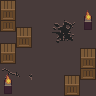

Below is a game level as drawn by its tile map, then a one-line description and the .tmx file that defines it, in full:
An orthogonal 6x6 tile map with 16x16 px tiles, 4 tile layers (Floor1, Floor2 (Decorations), Walls (Collidable), Items1 (Collidable)), 2 hidden layers not drawn.

<map version="1.2" tiledversion="1.2.1" orientation="orthogonal" renderorder="right-down" width="6" height="6" tilewidth="16" tileheight="16" infinite="0" nextlayerid="7" nextobjectid="1">
 <tileset firstgid="1" source="../../../../tilesets/actual/UltimateTileset.tsx" />
 <layer id="1" name="Floor1" width="6" height="6">
  <data encoding="csv">
143,143,143,143,143,143,
143,143,143,143,143,143,
143,143,143,143,143,143,
143,143,143,143,143,143,
143,143,143,143,143,143,
143,143,143,143,143,143
</data>
 </layer>
 <layer id="2" name="Floor2 (Decorations)" width="6" height="6">
  <data encoding="csv">
0,0,0,0,0,0,
0,0,0,129,130,0,
0,0,0,145,146,0,
0,0,0,0,0,0,
114,115,0,0,0,0,
0,0,0,0,0,0
</data>
 </layer>
 <layer id="3" name="Walls (Collidable)" width="6" height="6">
  <data encoding="csv">
0,0,0,0,0,0,
0,0,0,0,0,0,
0,0,0,0,0,0,
0,0,0,0,0,0,
0,0,0,0,0,0,
0,0,0,0,0,0
</data>
 </layer>
 <layer id="4" name="Items1 (Collidable)" width="6" height="6">
  <data encoding="csv">
264,0,0,0,0,212,
280,265,0,0,0,228,
265,281,0,0,0,0,
281,0,0,0,0,264,
212,0,0,0,265,280,
228,0,0,0,281,0
</data>
 </layer>
 <layer id="5" name="Items2 (Triggerable)" width="6" height="6" visible="0">
  <data encoding="csv">
0,0,0,0,0,0,
0,238,0,0,0,0,
203,0,0,0,0,0,
0,0,0,0,0,0,
0,0,0,0,239,0,
0,0,0,0,0,0
</data>
 </layer>
 <layer id="6" name="Characters" width="6" height="6" visible="0">
  <data encoding="csv">
0,0,0,0,0,0,
0,0,0,0,0,0,
0,0,0,387,0,0,
0,0,0,0,0,0,
0,0,0,0,0,0,
0,0,0,0,0,0
</data>
 </layer>
</map>
